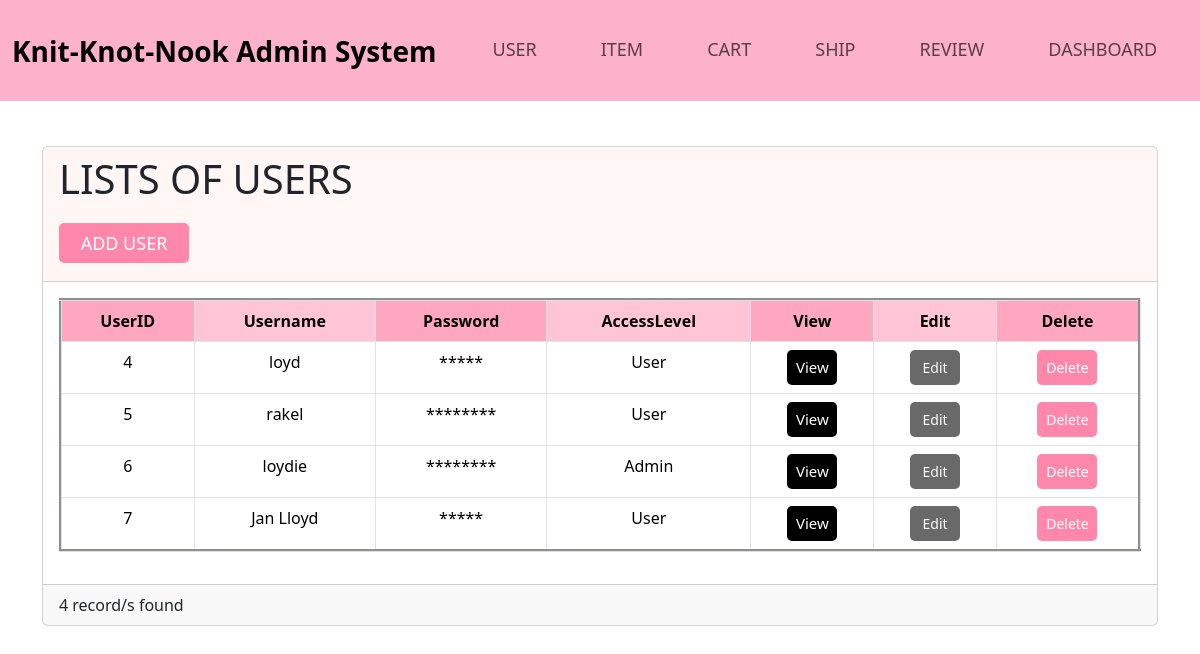
Screenshot of /user_admin.php (signed in) with the database file from the repository.
### tables this page shows
CREATE TABLE `tbluser` (
  `UserID` int(11) NOT NULL,
  `Username` varchar(50) NOT NULL,
  `Password` varchar(50) NOT NULL,
  `AccessLevel` varchar(20) NOT NULL
);

### user_admin.php (the view, shortened to what this page needs)
<?php
include ('config.php');
?>
<!DOCTYPE html>
<html lang="en">
<head>
    <link rel="stylesheet" href="Assets/bootstrap-5.3.3-dist/css/bootstrap.css">
</head>
<body>
    <nav class="navbar navbar-expand-lg fixed-top" style="background-color: rgb(253, 177, 202);">
        <div class="container-fluid" style="margin-top: 10px; margin-bottom: 10px;">
            <div class="collapse navbar-collapse" id="navbarTogglerDemo01">
                <a class="navbar-brand me-5" href="#" style="font-size: 28px; font-weight: bold;">Knit-Knot-Nook Admin System</a>
                <ul class="navbar-nav me-auto mb-2 mb-lg-0"  style="font-size: 18px;">
                    <li class="nav-item me-5">
                        <a class="nav-link" active-current="page" href="user_admin.php">USER</a>
                    </li>
                    <li class="nav-item me-5">
                        <a class="nav-link" active-current="page" href="item_admin.php">ITEM</a>
                    </li>
                    <li class="nav-item me-5">
                        <a class="nav-link" active-current="page" href="cart_admin.php">CART</a>
                    </li>
                    <li class="nav-item me-5">
                        <a class="nav-link" active-current="page" href="ship_admin.php">SHIP</a>
                    </li>
                    <li class="nav-item me-5">
                        <a class="nav-link" active-current="page" href="review_admin.php">REVIEW</a>
                    </li>
                    <li class="nav-item me-5">
                        <a class="nav-link" active-current="page" href="dash_admin.php">DASHBOARD</a>
                    </li>
                </ul>
            </div>
        </div>
    </nav>
    <main class="container pt-3">
        <div class="card" style="margin-top: 130px;">
            <div class="card-header" style="background-color: #fff6f6;">
                <h1 class="text">LISTS OF USERS</h1>
                <button type="button" class="add" data-bs-toggle="modal" data-bs-target="#addModal">
                    ADD USER
                </button>
            </div>
            <div class="card-body">
                <table class="table table-bordered" border="3">
                    <thead>
                        <tr style="text-align: center;">
                            <th style="background-color: #ffa6c1;">UserID</th>
                            <th style="background-color: #ffc4d6;">Username</th>
                            <th style="background-color: #ffa6c1;">Password</th>
                            <th style="background-color: #ffc4d6;">AccessLevel</th>
                            <th style="background-color: #ffa6c1;">View</th>
                            <th style="background-color: #ffc4d6;">Edit</th>
                            <th style="background-color: #ffa6c1;">Delete</th>
                        </tr>
                    </thead>
                    <tbody>
                        <?php
                        $sql = "SELECT * FROM tbluser";
                        $sql_run = mysqli_query($conn, $sql);
                        if (mysqli_num_rows($sql_run) > 0) {
                            while ($rows = mysqli_fetch_array($sql_run)) {
                                ?>
                                                <tr class="table" style="text-align: center;">
                                                    <td class="user_id"><?php echo $rows[0]; ?></td>
                                                    <td><?php echo $rows[1]; ?></td>
                                                    <td><?php echo str_repeat('*', strlen($rows[2])); ?></td>
                                                    <td><?php echo $rows[3]; ?></td>
                                                    <td>
                                                        <button type="button" id="view" class="btn btn-sm view_data">
                                                            View
                                                        </button>
                                                    </td>
                                                    <td>
                                                        <button type="button" id="edit" class="btn btn-sm edit_data">
                                                            Edit
                                                        </button>
                                                    </td>
                                                    <td>
                                                        <button type="button" id="delete" data-bs-toggle="modal" data-bs-target="#deleteModal" onclick="deletexid(<?= $rows[0]; ?>);" class="btn btn-sm delete_data">
                                                            Delete
                                                        </button>
                                                    </td>
                                                </tr>
                                    <?php }
                        } else {
                            ?>
                                    <tr colspan="4">No record/s found</tr>
                                <?php
                        }
                        ?>
                    </tbody>
                </table>
            </div>
            <div class="card-footer">
                <?php echo mysqli_num_rows($sql_run) . " record/s found"; ?>
            </div>
    </main>
</body>
</html>

### user_admin.php (style rules this page uses)
html { overflow-y: scroll; font-family: Tahoma; }
.navbar-nav .nav-item .nav-link { border-bottom: 2px solid transparent; transition: all 0.3s; }
.text { font-size: 40px; margin-bottom: 20px; }
.add { background-color: #ff87ab; border: none; height: 40px; width: 130px; font-size: 18px; border-radius: 5px; font-weight: 100px; color: white; margin-bottom: 10px; }
#view { background-color: black; color: white; border: none; height: 35px; width: 50px; border-radius: 5px; font-size: 15px; }
#edit { background-color: dimgrey; border: none; height: 35px; width: 50px; border-radius: 5px; color: white; }
#delete { background-color: #ff87ab; border: none; height: 35px; width: 60px; border-radius: 5px; color: white; }

### rows the page displays
tbluser: UserID "4", Username "loyd", Password "*****", AccessLevel "User"
tbluser: UserID "5", Username "rakel", Password "********", AccessLevel "User"
tbluser: UserID "6", Username "loydie", Password "********", AccessLevel "Admin"
tbluser: UserID "7", Username "Jan Lloyd", Password "*****", AccessLevel "User"

### other values shown
mysqli_num_rows($sql_run) "4"
